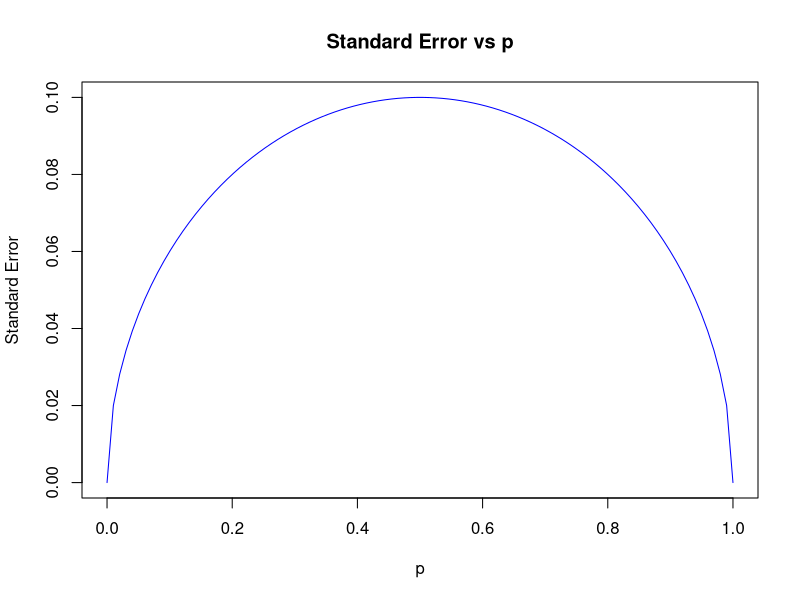
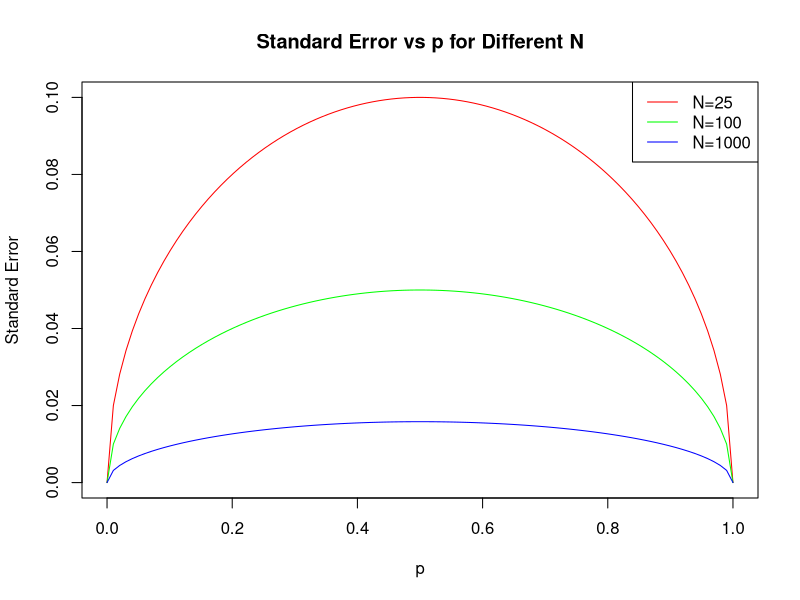

Here is the R script that generated these plots, in order:

# 1. Expected value of S
N <- 25
p <- 0.5  # You can adjust this value as needed
E_S <- N * p
cat("Expected value of S:", E_S, "\n")

# 2. Standard error of S
SE_S <- sqrt(N * p * (1 - p))
cat("Standard error of S:", SE_S, "\n")

# 3. Expected value of X_bar (sample average)
E_X_bar <- p
cat("Expected value of X_bar:", E_X_bar, "\n")

# 4. Standard error of X_bar
SE_X_bar <- sqrt(p * (1 - p)) / sqrt(N)
cat("Standard error of X_bar:", SE_X_bar, "\n")

# 5. Plotting the standard error for different values of p
# Define the values of p
p_vals <- seq(0, 1, length = 100)

# Sample size N = 25
N <- 25
se_vals <- sqrt(p_vals * (1 - p_vals)) / sqrt(N)

# Create the initial plot for N = 25
plot(p_vals, se_vals, type = "l", col = "blue", xlab = "p", ylab = "Standard Error", 
     main = "Standard Error vs p")

# 6. Plotting for different values of N
# Define the sample sizes and colors for plotting
N_vals <- c(25, 100, 1000)
colors <- c("red", "green", "blue")

# Create the initial plot with N = 25
N <- N_vals[1]
se_vals <- sqrt(p_vals * (1 - p_vals)) / sqrt(N)
plot(p_vals, se_vals, type = "l", col = colors[1], xlab = "p", ylab = "Standard Error", 
     ylim = c(0, max(se_vals)), main = "Standard Error vs p for Different N")

# Add lines for N = 100 and N = 1000
for (i in 2:length(N_vals)) {
  N <- N_vals[i]
  se_vals <- sqrt(p_vals * (1 - p_vals)) / sqrt(N)
  lines(p_vals, se_vals, col = colors[i])
}

# Add a legend to the plot
legend("topright", legend = c("N=25", "N=100", "N=1000"), col = colors, lty = 1)

# 7. Expected value of d
E_d <- 2 * p - 1
cat("Expected value of d:", E_d, "\n")

# 8. Standard error of d
SE_d <- 2 * SE_X_bar
cat("Standard error of d:", SE_d, "\n")

# 9. Standard error with p = 0.45
p <- 0.45
N <- 25
SE_X_bar <- sqrt(p * (1 - p)) / sqrt(N)
SE_d <- 2 * SE_X_bar
cat("Standard error of d with p = 0.45:", SE_d, "\n")
